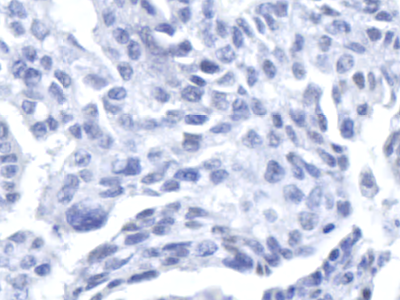
#> input picture src/data/raw_4/organized/imagens_ihq_er/0/049RE/049RE_s1c0x96701-1600y36401-1200m1796.png, 400 x 300 px
$ python preprocessing.py
#> lines starting #> are read from the running program, lines starting #| are printed output that depends on the picture
import os
import sys
import shutil
import cv2
import numpy as np
sys.path.append(os.path.abspath(os.path.join(os.path.dirname(__file__), '..', 'data')))

RAW_IMAGES_DIR = "data/raw/input/imagens_ihq_er/"
RAW_ORGANIZED_DIR = "data/raw_4/organized/imagens_ihq_er"
CROPPED_IMAGES_DIR = "data/processed_4/cropped_images/"
FOLDS_DIR = "data/processed_4/folded_data/"
CROP_SIZE = (40, 30)

def organize_images():
    # """
    # Organize images by classification and patients
    # """
    for classification in os.listdir(RAW_IMAGES_DIR):
        classification_path = os.path.join(RAW_IMAGES_DIR, classification)
        for image_name in os.listdir(classification_path):
            patient_id = image_name.split('_')[0]
            patient_dir = os.path.join(RAW_ORGANIZED_DIR, classification, patient_id)
            os.makedirs(patient_dir, exist_ok=True)
            src = os.path.join(classification_path, image_name)
            dest = os.path.join(patient_dir, image_name)
            shutil.copy(src, dest)
#> pass 2 of the loop in organize_images, `for classification in os.listdir(RAW_IMAGES_DIR):`:
#> in preprocessing, image is the input picture: shape (300, 400, 3); mean B, G, R 232.1, 210.9, 205.2
#> in enhance_global_contrast, `image_yuv = cv2.cvtColor(image, cv2.COLOR_BGR2YUV)`: image_yuv: shape (300, 400, 3); mean of channels 0, 1, 2 211.6, 138, 122.3
#> in enhance_global_contrast, `image_yuv[:, :, 0] = cv2.equalizeHist(image_yuv[:, :, 0])`: image_yuv: shape (300, 400, 3); mean of channels 0, 1, 2 129.1, 138, 122.3
#> in enhance_global_contrast, `return cv2.cvtColor(image_yuv, cv2.COLOR_YUV2BGR)`:
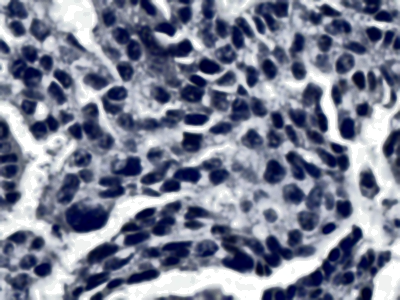
#> returned value: shape (300, 400, 3); mean B, G, R 149.3, 128.5, 122.9
#> in convert_to_alternative_color_space, `return cv2.cvtColor(image, cv2.COLOR_BGR2HSV)`: returned value: shape (300, 400, 3); mean H, S, V 107, 71.6, 149.3

def crops_images(image, cropped_image_dir, image_name, classification):
#> called with cropped_image_dir = 'data/processed_4/cropped_images/0/049RE', classification = '0'
    image_name_without_extension = os.path.splitext(image_name)[0]
    for i in range(0, image.shape[0], CROP_SIZE[0]):
        for j in range(0, image.shape[1], CROP_SIZE[1]):
            cropped_image = image[i:i + CROP_SIZE[0], j:j + CROP_SIZE[1]]
            cropped_image_name = f"{image_name_without_extension}_crop_{i}_{j}_{classification}.png"
            cv2.imwrite(os.path.join(cropped_image_dir, cropped_image_name), cropped_image)
#> this loop made 8 passes
#> pass 1, in crops_images, `cv2.imwrite(os.path.join(cropped_image_dir, cropped_image_name), cropp..`:
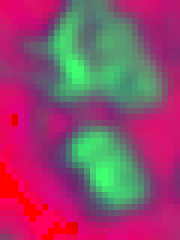
#> saved as 049RE_s1c0x96701-1600y36401-1200m1796_crop_0_0_0.png: shape (40, 30, 3) (shown 6 times larger); mean B, G, R 108.1, 72.5, 147.6
#> pass 1, in crops_images, `cv2.imwrite(os.path.join(cropped_image_dir, cropped_image_name), cropp..`:
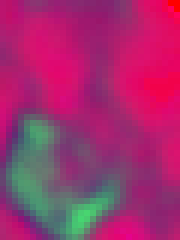
#> saved as 049RE_s1c0x96701-1600y36401-1200m1796_crop_0_30_0.png: shape (40, 30, 3) (shown 6 times larger); mean B, G, R 110.7, 47.1, 160.7
#> pass 1, in crops_images, `cv2.imwrite(os.path.join(cropped_image_dir, cropped_image_name), cropp..`:
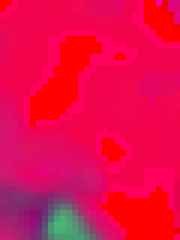
#> saved as 049RE_s1c0x96701-1600y36401-1200m1796_crop_0_60_0.png: shape (40, 30, 3) (shown 6 times larger); mean B, G, R 74.7, 10.8, 229.7
#> pass 1, in crops_images, `cv2.imwrite(os.path.join(cropped_image_dir, cropped_image_name), cropp..`:
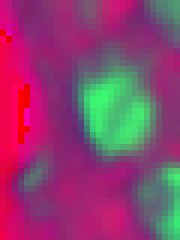
#> saved as 049RE_s1c0x96701-1600y36401-1200m1796_crop_0_90_0.png: shape (40, 30, 3) (shown 6 times larger); mean B, G, R 110.8, 65.3, 140.6
#> pass 2 of the loop in preprocessing, `for classification in os.listdir(RAW_ORGANIZED_DIR):`:
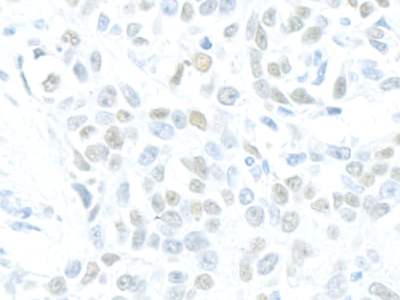
#> input picture src/data/raw_4/organized/imagens_ihq_er/1/182RE/182RE_s0c0x90338-1600y61044-1200m7188.png, 400 x 300 px
#> in preprocessing, image is the input picture: shape (300, 400, 3); mean B, G, R 246.5, 243.3, 238.8
#> in enhance_global_contrast (call 2), `return cv2.cvtColor(image_yuv, cv2.COLOR_YUV2BGR)`:
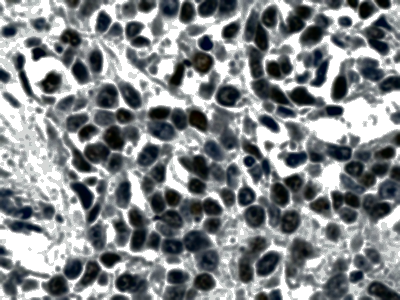
#> returned value: shape (300, 400, 3); mean B, G, R 138.5, 135.8, 131.2
#> the loop in crops_images (call 2), `for i in range(0, image.shape[0], CROP_SIZE[0]):` made 8 passes
#> pass 1, in crops_images (call 2), `cv2.imwrite(os.path.join(cropped_image_dir, cropped_image_name), cropp..`:
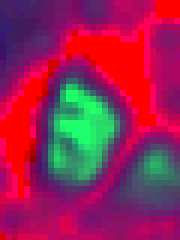
#> saved as 182RE_s0c0x90338-1600y61044-1200m7188_crop_0_90_1.png: shape (40, 30, 3) (shown 6 times larger); mean B, G, R 83.2, 38.8, 147.9


def prepare_data_for_cross_validation():
    # """
    # Prepare data for 5-fold cross-validation.
    # """
    patient_images = {}
    for classification in os.listdir(CROPPED_IMAGES_DIR):
        classification_path = os.path.join(CROPPED_IMAGES_DIR, classification)
        for patient_id in os.listdir(classification_path):
            patient_path = os.path.join(classification_path, patient_id)
            patient_images[patient_id] = [os.path.join(patient_path, img) for img in os.listdir(patient_path)]
#> pass 2 of the loop in prepare_data_for_cross_validation, `for classification in os.listdir(CROPPED_IMAGES_DIR):`:
    folds = {i: [] for i in range(5)}
    patient_ids = list(patient_images.keys())
#> patient_ids = ['049RE', '182RE']
    num_patients_per_fold = len(patient_ids) // 5
#> num_patients_per_fold = 0
    current_fold = 0
    for i, patient_id in enumerate(patient_ids):
        if i != 0 and i % num_patients_per_fold == 0 and current_fold < 4:
            current_fold += 1
        folds[current_fold].extend(patient_images[patient_id])
#> this loop made 2 passes
#> patient_id on passes 1 to 2: '049RE', '182RE'
#> after the loop, current_fold = 0

    for fold_index in folds.keys():
        fold_dir = os.path.join(FOLDS_DIR, f"fold_{fold_index}")
        os.makedirs(fold_dir, exist_ok=True)

        for image_path in folds[fold_index]:
            filename = os.path.basename(image_path)
            dest_path = os.path.join(fold_dir, filename)
            shutil.copy(image_path, dest_path)

def reduce_noise(image, kernel_size=5):
    return cv2.GaussianBlur(image, (kernel_size, kernel_size), 0)

def enhance_global_contrast(image):
    if len(image.shape) == 2 or image.shape[2] == 1:
        return cv2.equalizeHist(image)
    else:
        image_yuv = cv2.cvtColor(image, cv2.COLOR_BGR2YUV)
        image_yuv[:, :, 0] = cv2.equalizeHist(image_yuv[:, :, 0])
        return cv2.cvtColor(image_yuv, cv2.COLOR_YUV2BGR)

def convert_to_alternative_color_space(image):
    return cv2.cvtColor(image, cv2.COLOR_BGR2HSV)

def preprocessing():
    for classification in os.listdir(RAW_ORGANIZED_DIR):
        classification_path = os.path.join(RAW_ORGANIZED_DIR, classification)
        for patient_id in os.listdir(classification_path):
            cropped_image_dir = os.path.join(CROPPED_IMAGES_DIR, classification, patient_id)
            os.makedirs(cropped_image_dir, exist_ok=True)
            patient_path = os.path.join(classification_path, patient_id)
            for image_name in os.listdir(patient_path):
                image_path = os.path.join(patient_path, image_name)
                image = cv2.imread(image_path)
                image = reduce_noise(image)
                image = enhance_global_contrast(image)
                image = convert_to_alternative_color_space(image)

                crops_images(image, cropped_image_dir, image_name, classification)


if __name__ == "__main__":
    organize_images()
    preprocessing()
#> (the run stopped early here; a loop or call above may not have finished)
